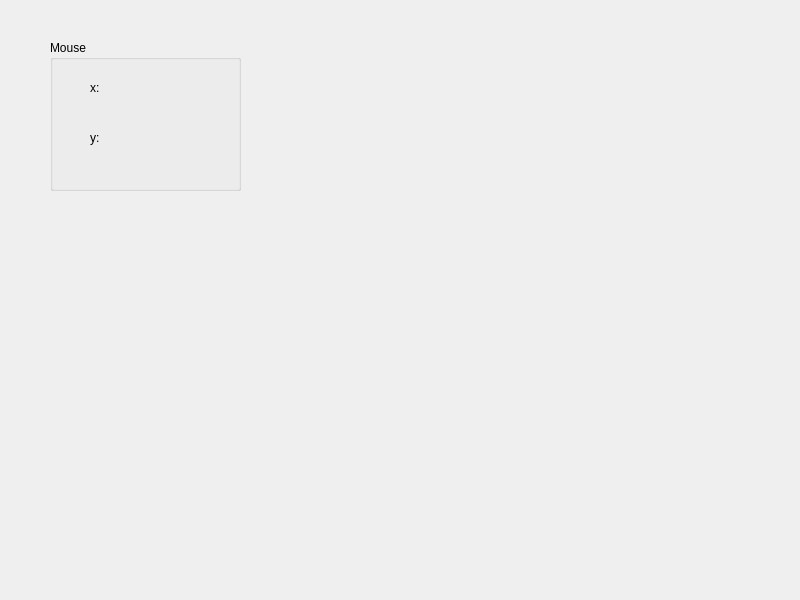
<?xml version="1.0" encoding="UTF-8"?>
<ui version="4.0">
 <class>MouseDialog</class>
 <widget class="QDialog" name="MouseDialog">
  <property name="geometry">
   <rect>
    <x>0</x>
    <y>0</y>
    <width>800</width>
    <height>600</height>
   </rect>
  </property>
  <property name="windowTitle">
   <string>MouseDialog</string>
  </property>
  <widget class="QGroupBox" name="groupBox">
   <property name="geometry">
    <rect>
     <x>50</x>
     <y>40</y>
     <width>191</width>
     <height>151</height>
    </rect>
   </property>
   <property name="title">
    <string>Mouse</string>
   </property>
   <widget class="QLabel" name="mouse_y">
    <property name="geometry">
     <rect>
      <x>40</x>
      <y>90</y>
      <width>72</width>
      <height>15</height>
     </rect>
    </property>
    <property name="text">
     <string>y:</string>
    </property>
   </widget>
   <widget class="QLabel" name="mouse_x">
    <property name="geometry">
     <rect>
      <x>40</x>
      <y>40</y>
      <width>72</width>
      <height>15</height>
     </rect>
    </property>
    <property name="text">
     <string>x:</string>
    </property>
   </widget>
  </widget>
 </widget>
 <resources/>
 <connections/>
</ui>
